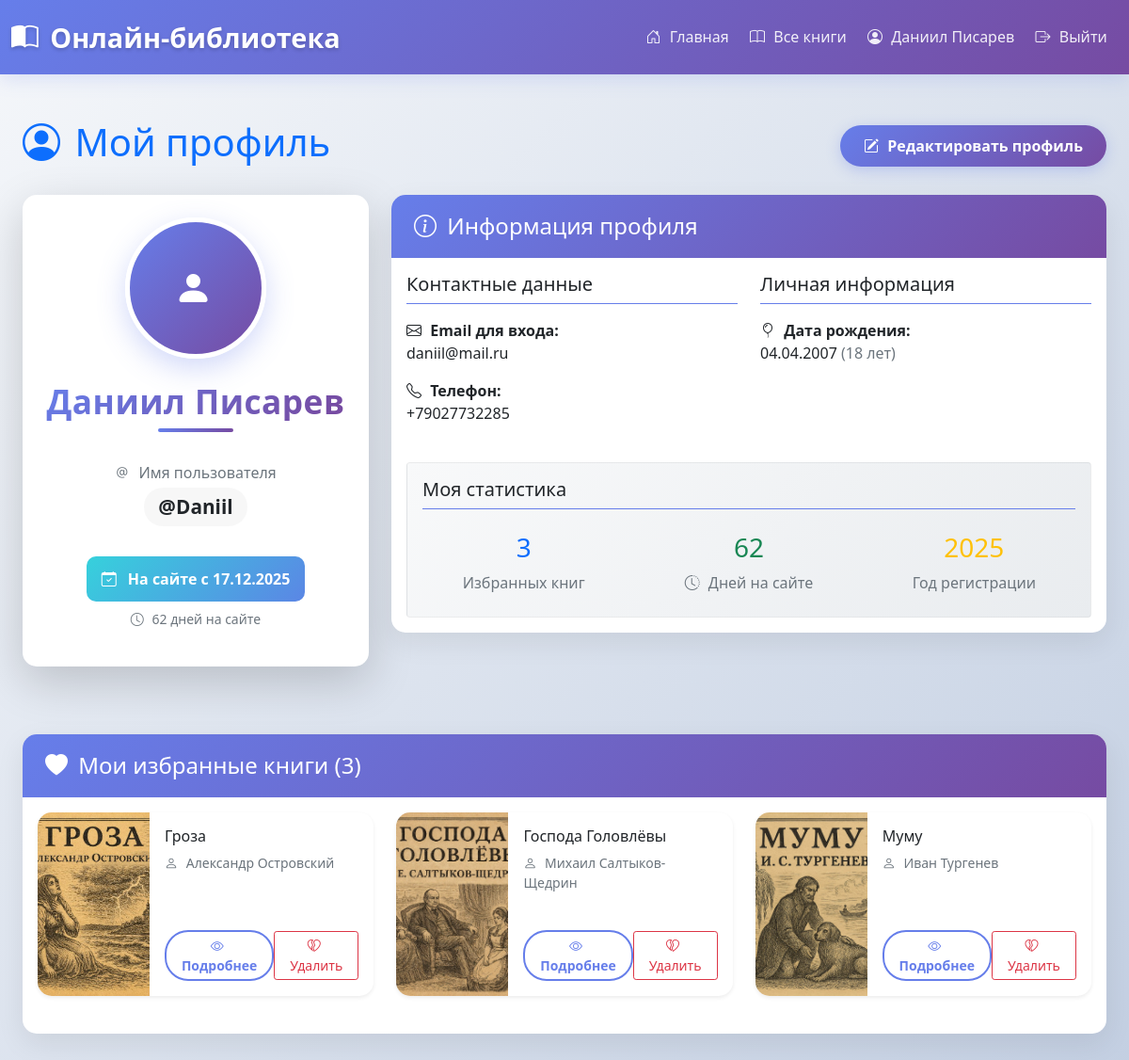
Page /profile/ (signed in) on the committed database.
### library/models.py (models this page shows, shortened)
class Profile(models.Model):
    user = models.OneToOneField(User, on_delete=models.CASCADE, related_name='profile')
    phone_regex = RegexValidator(
        regex=r'^\+?1?\d{9,15}$',
        message="Номер телефона должен быть в формате: '+999999999'. До 15 цифр."
    )
    phone_number = models.CharField(
        validators=[phone_regex],
        max_length=17,
        blank=True,
        verbose_name="Номер телефона", null=True,
    )
    email = models.EmailField(
        max_length=100,
        blank=True,
        verbose_name="Email", null=True,
    )
    birth_date = models.DateField(
        null=True,
        blank=True,
        verbose_name="Дата рождения"
    )
    bio = models.TextField(
        max_length=500,
        blank=True,
        verbose_name="О себе", null=True,
    )
    created_at = models.DateTimeField(default=timezone.now)
    updated_at = models.DateTimeField(auto_now=True)
    @property
    def age(self):
        if self.birth_date:
            today = date.today()
            age = today.year - self.birth_date.year
            if (today.month, today.day) < (self.birth_date.month, self.birth_date.day):
                age -= 1
            return age
        return None
    class Meta:
        verbose_name = "Профиль"
        verbose_name_plural = "Профили"

class Book(models.Model):
    title = models.CharField(max_length=200)
    author = models.ForeignKey('Author', on_delete=models.CASCADE)
    genres = models.ManyToManyField('Genre')
    description = models.TextField(blank=True)
    cover = models.ImageField(upload_to='covers/', blank=True, null=True)
    book_file = models.FileField(upload_to='books/', blank=True, null=True)
    created_at = models.DateTimeField(auto_now_add=True)
    favorited_by = models.ManyToManyField(
        User,
        related_name='favorite_books',
        blank=True,
        verbose_name="В избранном у"
    )
    class Meta:
        verbose_name = "Книга"
        verbose_name_plural = "Книги"

class Author(models.Model):
    name = models.CharField(max_length=100, verbose_name="Имя автора")
    class Meta:
        verbose_name = "Автор"
        verbose_name_plural = "Авторы"

### library/views.py (the view)
# urls.py: path('profile/', views.profile, name='profile'),
@login_required
def profile(request):
    favorites = Favorite.objects.filter(user=request.user).select_related('book')
    favorite_books = [favorite.book for favorite in favorites]
    try:
        profile = request.user.profile
    except Profile.DoesNotExist:
        profile = Profile.objects.create(user=request.user)
    from django.utils import timezone
    from datetime import timedelta
    days_on_site = (timezone.now().date() - request.user.date_joined.date()).days
    context = {
        'favorite_books': favorite_books,
        'favorites_count': len(favorite_books),
        'profile': profile,
        'profile_age_days': days_on_site,
    }
    return render(request, 'library/profile.html', context)

### library/templates/library/profile.html (shortened to what this page needs)
{% extends 'library/base.html' %}
{% block content %}
<div class="container py-4">
    <div class="d-flex justify-content-between align-items-center mb-4">
        <h1 class="text-primary">
            <i class="bi bi-person-circle"></i> Мой профиль
        </h1>
        <div>
            <a href="{% url 'edit_profile' %}" class="btn btn-primary">
                <i class="bi bi-pencil-square"></i> Редактировать профиль
            </a>
        </div>
    </div>
    <div class="row mb-5">
        <div class="col-md-4">
            <div class="card shadow-lg border-0">
                <div class="card-body text-center p-4">
                    <div class="mb-4">
                        <div class="avatar-container mx-auto">
                            <div class="avatar-circle d-flex align-items-center justify-content-center">
                                <i class="bi bi-person-fill" style="font-size: 2.5rem; color: white;"></i>
                            </div>
                        </div>
                    </div>
                    {% if user.first_name or user.last_name %}
                        <div class="user-name-display mb-3">
                            <h2 class="display-name gradient-text">
                            </h2>
                            <div class="name-underline"></div>
                        </div>
                    {% endif %}
                    <div class="mb-3">
                        <p class="text-muted mb-1">
                            <i class="bi bi-at"></i> Имя пользователя
                        </p>
                        <h5 class="username fw-bold text-dark">
                            @{{ user.username }}
                        </h5>
                    </div>
                    <div class="mt-4">
                        <span class="badge bg-gradient-date fs-6 p-3">
                            <i class="bi bi-calendar-check me-2"></i>
                            На сайте с {{ user.date_joined|date:"d.m.Y" }}
                        </span>
                        <p class="text-muted small mt-2">
                            <i class="bi bi-clock"></i> {{ profile_age_days }} дней на сайте
                        </p>
                    </div>
                </div>
            </div>
        </div>
        <div class="col-md-8">
            <div class="card">
                <div class="card-header bg-light">
                    <h4 class="mb-0">
                        <i class="bi bi-info-circle"></i> Информация профиля
                    </h4>
                </div>
                <div class="card-body">
                    <div class="row">
                        <div class="col-md-6">
                            <h5 class="border-bottom pb-2 mb-3">Контактные данные</h5>
                            <div class="mb-3">
                                <strong><i class="bi bi-envelope"></i> Email для входа:</strong>
                                <p class="mb-1">{{ user.email|default:"Не указан" }}</p>
                            </div>
                            {% if profile.phone_number %}
                            <div class="mb-3">
                                <strong><i class="bi bi-telephone"></i> Телефон:</strong>
                                <p class="mb-1">{{ profile.phone_number }}</p>
                            </div>
                            {% endif %}
                        </div>
                        <div class="col-md-6">
                            <h5 class="border-bottom pb-2 mb-3">Личная информация</h5>
                            {% if profile.birth_date %}
                            <div class="mb-3">
                                <strong><i class="bi bi-balloon"></i> Дата рождения:</strong>
                                <p class="mb-1">
                                    {{ profile.birth_date|date:"d.m.Y" }}
                                    {% if profile.age %}
                                        <span class="text-muted">({{ profile.age }} лет)</span>
                                    {% endif %}
                                </p>
                            </div>
                            {% endif %}
                        </div>
                    </div>
                    <div class="mt-4 p-3 rounded stats-container">
                        <h5 class="border-bottom pb-2 mb-3">Моя статистика</h5>
                        <div class="row text-center">
                            <div class="col-md-4">
                                <div class="p-2">
                                    <h3 class="text-primary">{{ favorites_count }}</h3>
                                    <p class="mb-0 text-muted">Избранных книг</p>
                                </div>
                            </div>
                            <div class="col-md-4">
                                <div class="p-2">
                                    <h3 class="text-success">{{ profile_age_days }}</h3>
                                    <p class="mb-0 text-muted">
                                        <i class="bi bi-clock-history"></i> Дней на сайте
                                    </p>
                                </div>
                            </div>
                            <div class="col-md-4">
                                <div class="p-2">
                                    <h3 class="text-warning">
                                        {{ user.date_joined|date:"Y" }}
                                    </h3>
                                    <p class="mb-0 text-muted">Год регистрации</p>
                                </div>
                            </div>
                        </div>
                    </div>
                </div>
            </div>
        </div>
    </div>
    <div class="card">
        <div class="card-header bg-primary text-white">
            <h4 class="mb-0">
                <i class="bi bi-heart-fill"></i> Мои избранные книги ({{ favorites_count }})
            </h4>
        </div>
        <div class="card-body">
            {% if favorite_books %}
                <div class="row">
                    {% for book in favorite_books %}
                    <div class="col-md-6 col-lg-4 mb-4">
                        <div class="card h-100 shadow-sm">
                            <div class="row g-0 h-100">
                                <div class="col-md-4">
                                    {% if book.cover %}
                                        <img src="{{ book.cover.url }}"
                                             class="img-fluid rounded-start h-100"
                                             alt="{{ book.title }}"
                                             style="object-fit: cover;">
                                    {% endif %}
                                </div>
                                <div class="col-md-8">
                                    <div class="card-body d-flex flex-column h-100">
                                        <h6 class="card-title">{{ book.title|truncatechars:40 }}</h6>
                                        <p class="card-text small text-muted">
                                            <i class="bi bi-person"></i> {{ book.author.name }}
                                        </p>
                                        <div class="mt-auto">
                                            <div class="d-flex justify-content-between align-items-center">
                                                <a href="{% url 'book_detail' book.pk %}"
                                                   class="btn btn-sm btn-outline-primary">
                                                    <i class="bi bi-eye"></i> Подробнее
                                                </a>
                                                <form method="post" action="{% url 'toggle_favorite' book.id %}" class="d-inline">
                                                    <button type="submit" class="btn btn-sm btn-outline-danger">
                                                        <i class="bi bi-heartbreak"></i> Удалить
                                                    </button>
                                                </form>
                                            </div>
                                        </div>
                                    </div>
                                </div>
                            </div>
                        </div>
                    </div>
                    {% endfor %}
                </div>
            {% endif %}
        </div>
    </div>
</div>
{% endblock %}

### library/templates/library/base.html (shortened to what this page needs)
<!DOCTYPE html>
<html lang="ru">
<head>
    <link href="https://cdn.jsdelivr.net/npm/bootstrap@5.1.3/dist/css/bootstrap.min.css" rel="stylesheet">
    <link rel="stylesheet" href="https://cdn.jsdelivr.net/npm/bootstrap-icons@1.8.1/font/bootstrap-icons.css">
</head>
<body>
    <nav class="navbar navbar-expand-lg navbar-dark">
        <div class="container">
            <a class="navbar-brand" href="/">
                <i class="bi bi-book-half"></i> Онлайн-библиотека
            </a>
            <div class="collapse navbar-collapse" id="navbarNav">
                <div class="navbar-nav ms-auto">
                    <a class="nav-link" href="/">
                        <i class="bi bi-house-door"></i> Главная
                    </a>
                    <a class="nav-link" href="/books/">
                        <i class="bi bi-book"></i> Все книги
                    </a>
                    {% if user.is_authenticated %}
                        <a class="nav-link" href="/profile/">
                            <i class="bi bi-person-circle"></i>
                            {% if user.first_name or user.last_name %}
                                {{ user.first_name }} {{ user.last_name }}
                            {% else %}
                                {{ user.username }}
                            {% endif %}
                        </a>
                        <a class="nav-link" href="/logout/">
                            <i class="bi bi-box-arrow-right"></i> Выйти
                        </a>
                    {% endif %}
                </div>
            </div>
        </div>
    </nav>
    <div class="container mt-4">
        {% block content %}
        {% endblock %}
    </div>
</body>
</html>

### rows in the picture
Profile: phone_number "+79027732285", birth_date "04.04.2007", age "18"
Book: cover (picture), title "Гроза", author.name "Александр Островский"
Book: cover (picture), title "Господа Головлёвы", author.name "Михаил Салтыков-Щедрин"
Book: cover (picture), title "Муму", author.name "Иван Тургенев"

### other values in the picture
{{ user.first_name }} "Даниил"
{{ user.last_name }} "Писарев"
{{ user.username }} "Daniil"
{{ user.date_joined|date:"d.m.Y" }} "17.12.2025"
{{ user.email|default:"Не указан" }} "daniil@mail.ru"
{{ favorites_count }} "3"
{{ user.date_joined|date:"Y" }} "2025"
